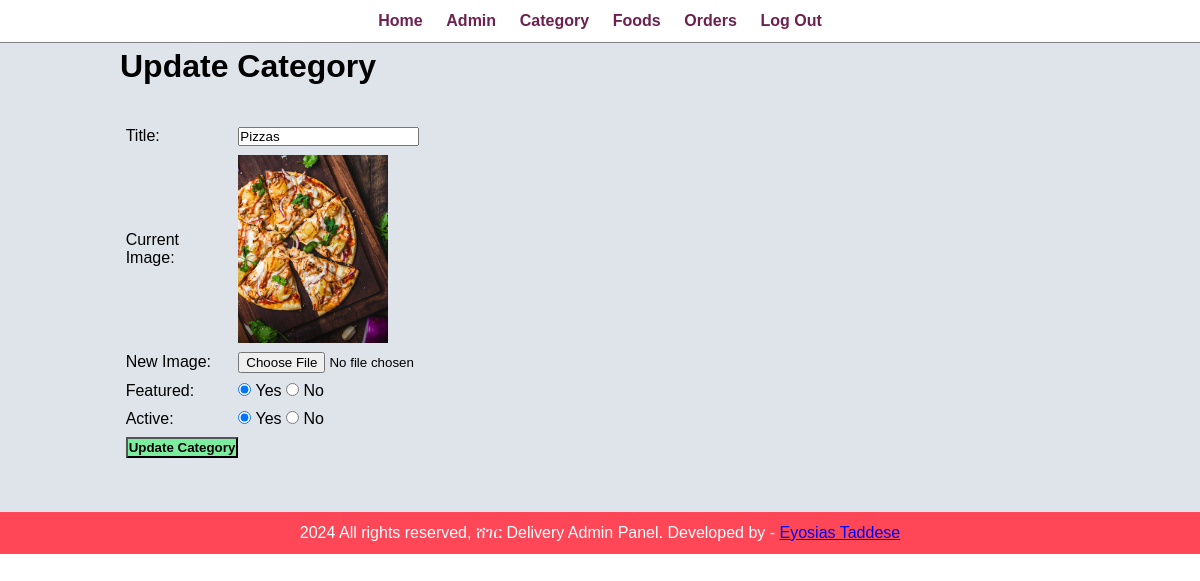
The app's page /admin/update-category.php?id=4 (signed in) with its own data.
### tables this page shows
CREATE TABLE `tbl_category` (
  `id` int(10) UNSIGNED NOT NULL,
  `title` varchar(100) NOT NULL,
  `image_name` varchar(255) NOT NULL,
  `featured` varchar(10) NOT NULL,
  `active` varchar(10) NOT NULL
);

### admin/update-category.php (the view, shortened to what this page needs)
<?php include('partials/menu.php'); ?>
<div class="main-content">
    <div class="wrapper">
        <h1>Update Category</h1>
        <br><br>
        <?php
            if(isset($_GET['id']))
            {
                $id = $_GET['id'];
                $sql = "SELECT * FROM tbl_category WHERE id=$id";
                $res = mysqli_query($conn, $sql);
                $count = mysqli_num_rows($res);
                if($count==1)
                {
                    $row = mysqli_fetch_assoc($res);
                    $title = $row['title'];
                    $current_image = $row['image_name'];
                    $featured = $row['featured'];
                    $active = $row['active'];
                }
                else
                {
                    $_SESSION['no-category-found'] = "<div class='error'>Category not Found.</div>";
                    header('location:'.SITEURL.'admin/manage-category.php');
                }
            }
            else
            {
                header('location:'.SITEURL.'admin/manage-category.php');
            }
        ?>
        <form action="" method="POST" enctype="multipart/form-data">
            <table class="tbl-30">
                <tr>
                    <td>Title: </td>
                    <td>
                        <input type="text" name="title" value="<?php echo $title; ?>">
                    </td>
                </tr>
                <tr>
                    <td>Current Image: </td>
                    <td>
                        <?php
                            if($current_image != "")
                            {
                                ?>
                                <img src="<?php echo SITEURL; ?>images/category/<?php echo $current_image; ?>" width="150px">
                                <?php
                            }
                            else
                            {
                                echo "<div class='error'>Image Not Added.</div>";
                            }
                        ?>
                    </td>
                </tr>
                <tr>
                    <td>New Image: </td>
                    <td>
                        <input type="file" name="image">
                    </td>
                </tr>
                <tr>
                    <td>Featured: </td>
                    <td>
                        <input <?php if($featured=="Yes"){echo "checked";} ?> type="radio" name="featured" value="Yes"> Yes
                        <input <?php if($featured=="No"){echo "checked";} ?> type="radio" name="featured" value="No"> No
                    </td>
                </tr>
                <tr>
                    <td>Active: </td>
                    <td>
                        <input <?php if($active=="Yes"){echo "checked";} ?> type="radio" name="active" value="Yes"> Yes
                        <input <?php if($active=="No"){echo "checked";} ?> type="radio" name="active" value="No"> No
                    </td>
                </tr>
                <tr>
                    <td>
                        <input type="submit" name="submit" value="Update Category" class="btn-secondary">
                    </td>
                </tr>
            </table>
        </form>
    </div>
</div>
<?php include('partials/footer.php'); ?>

### css/admin.css (style rules this page uses)
* { margin: 0; padding: 0; font-family: Arial, Helvetica, sans-serif; }
.wrapper { padding: 1%; width: 80%; margin: 0 auto; }
.tbl-30 { width: 30%; }
table tr td { padding: 1%; }
.btn-secondary { background-color: #7bed9f; padding: 1%; color: black; text-decoration: none; font-weight: bold; }
.main-content { background-color: #dfe4ea; padding: 3% 0; }

### records on screen
tbl_category: title "Pizzas", image_name (picture), featured "☑", active "☑"
